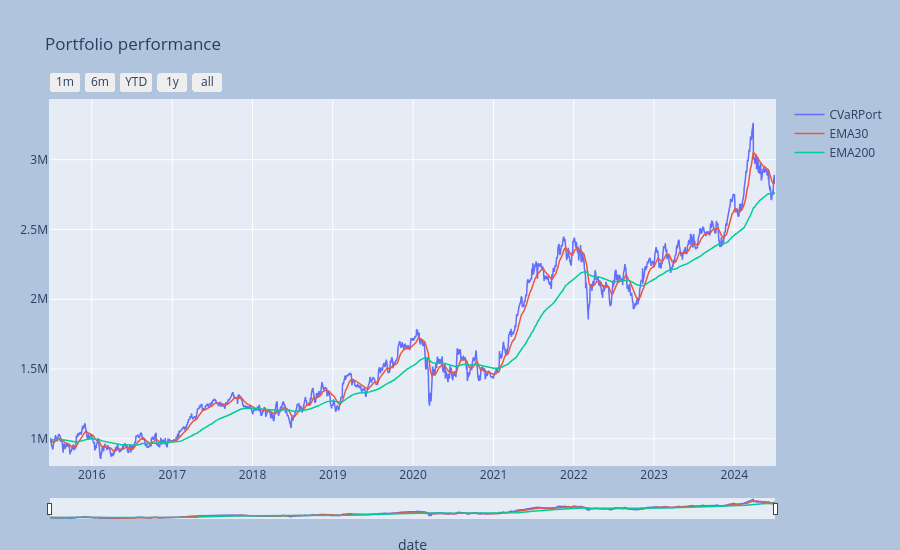

Write notebook code for a chart like this one.
### Markdown cell above
The rest is the same as for any backtest analysis (e.g. see `OutOfSample_example.jpynb`). The monetary values should be understood to be denominated in the exchange currency. In our case 
is Swedish Krona.

### Code cell
_ = pr2.port_view(fancy=True, title="Portfolio performance")

### Figure 1 — Plotly figure (JSON) as saved in the notebook; plotly's stock layout.template omitted (floating-point values rounded to 4 significant figures; data arrays with more than 128 entries replaced by an {"elided": "..."} marker saying what was removed)
{"data": [{"line": {"width": 1.5}, "name": "CVaRPort", "type": "scatter", "x": {"elided": "2273 str values"}, "y": {"elided": "2273 float values"}}, {"line": {"width": 1.5}, "name": "EMA30", "type": "scatter", "x": {"elided": "2273 str values"}, "y": {"elided": "2273 float values"}}, {"line": {"width": 1.5}, "name": "EMA200", "type": "scatter", "x": {"elided": "2273 str values"}, "y": {"elided": "2273 float values"}}], "layout": {"autosize": false, "height": 550, "margin": {"b": 25, "l": 50, "pad": 1, "r": 50, "t": 100}, "paper_bgcolor": "LightSteelBlue", "title": {"text": "Portfolio performance"}, "width": 900, "xaxis": {"autorange": false, "fixedrange": false, "range": ["2015-06-25T00:00:00", "2024-07-04T00:00:00"], "rangeselector": {"buttons": [{"count": 1, "label": "1m", "step": "month", "stepmode": "backward"}, {"count": 6, "label": "6m", "step": "month", "stepmode": "backward"}, {"count": 1, "label": "YTD", "step": "year", "stepmode": "todate"}, {"count": 1, "label": "1y", "step": "year", "stepmode": "backward"}, {"step": "all"}]}, "rangeslider": {"thickness": 0.05, "visible": true}, "title": {"text": "date"}, "type": "date"}, "yaxis": {"autorange": false, "fixedrange": false, "range": [812500.0, 3428000.0], "title": {}}}}
